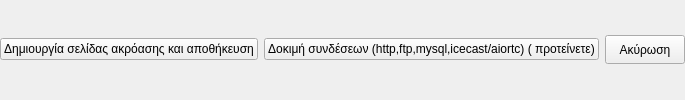
        <widget class="QFrame" name="frame">
         <property name="styleSheet">
          <string notr="true">QFrame{border:none;}</string>
         </property>
         <property name="frameShape">
          <enum>QFrame::StyledPanel</enum>
         </property>
         <property name="frameShadow">
          <enum>QFrame::Raised</enum>
         </property>
         <layout class="QGridLayout" name="gridLayout_6">
          <property name="leftMargin">
           <number>0</number>
          </property>
          <property name="topMargin">
           <number>0</number>
          </property>
          <property name="rightMargin">
           <number>0</number>
          </property>
          <property name="bottomMargin">
           <number>0</number>
          </property>
          <item row="0" column="2">
           <widget class="QPushButton" name="save">
            <property name="sizePolicy">
             <sizepolicy hsizetype="Expanding" vsizetype="Maximum">
              <horstretch>0</horstretch>
              <verstretch>0</verstretch>
             </sizepolicy>
            </property>
            <property name="text">
             <string>Δημιουργία σελίδας ακρόασης και αποθήκευση</string>
            </property>
            <property name="icon">
             <iconset resource="../../../icons.qrc">
              <normaloff>:/rest-windows/assets/images/rest-windows/save.png</normaloff>:/rest-windows/assets/images/rest-windows/save.png</iconset>
            </property>
           </widget>
          </item>
          <item row="0" column="4">
           <widget class="QPushButton" name="cancel">
            <property name="sizePolicy">
             <sizepolicy hsizetype="Minimum" vsizetype="Maximum">
              <horstretch>0</horstretch>
              <verstretch>0</verstretch>
             </sizepolicy>
            </property>
            <property name="minimumSize">
             <size>
              <width>0</width>
              <height>29</height>
             </size>
            </property>
            <property name="text">
             <string>Ακύρωση</string>
            </property>
           </widget>
          </item>
          <item row="0" column="3">
           <widget class="QPushButton" name="test_connections">
            <property name="sizePolicy">
             <sizepolicy hsizetype="Expanding" vsizetype="Fixed">
              <horstretch>0</horstretch>
              <verstretch>0</verstretch>
             </sizepolicy>
            </property>
            <property name="text">
             <string>Δοκιμή συνδέσεων (http,ftp,mysql,icecast/aiortc) ( προτείνετε)</string>
            </property>
            <property name="icon">
             <iconset resource="../../../icons.qrc">
              <normaloff>:/rest-windows/assets/images/rest-windows/test-connections.png</normaloff>:/rest-windows/assets/images/rest-windows/test-connections.png</iconset>
            </property>
           </widget>
          </item>
         </layout>
        </widget>
